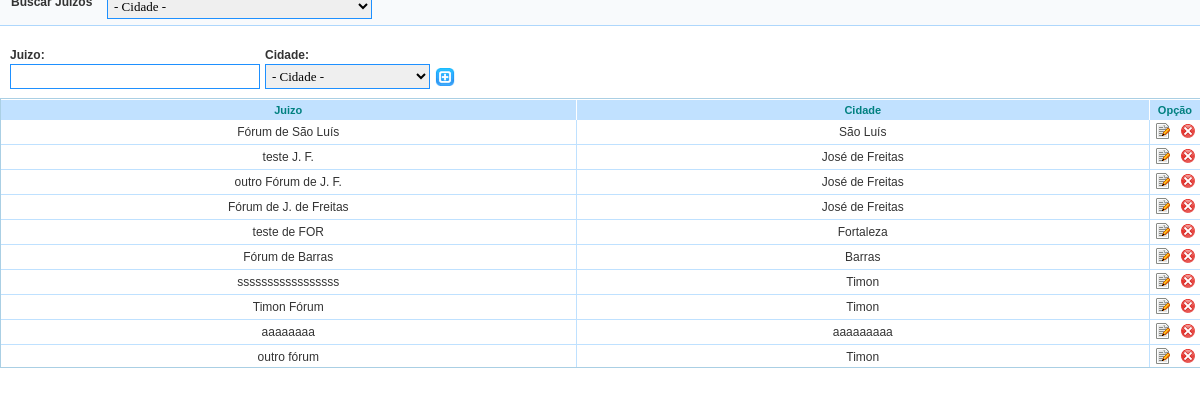
The app's page /classes/modelo/admin/controle/juizos/pop_up/NovoJuizo.php, older data.
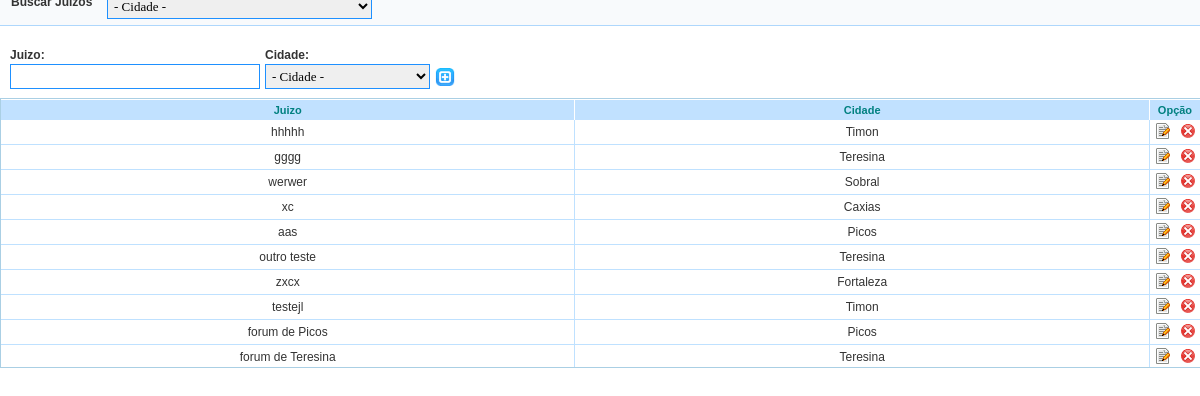
The same page, newer data.
### tables this page shows
CREATE TABLE `tbjuizo` (
  `idJuizo` int(11) NOT NULL auto_increment,
  `nome` varchar(45) default NULL,
  `fkCidade` int(11) NOT NULL,
  PRIMARY KEY  (`idJuizo`),
  KEY `fk_juizo_cidade1` (`fkCidade`),
  CONSTRAINT `fk_juizo_cidade1` FOREIGN KEY (`fkCidade`) REFERENCES `tbcidade` (`idCidade`) ON DELETE CASCADE ON UPDATE CASCADE
);

CREATE TABLE `tbcidade` (
  `idCidade` int(11) NOT NULL auto_increment,
  `nome` varchar(45) default NULL,
  `fkEstado` int(11) NOT NULL,
  PRIMARY KEY  (`idCidade`),
  KEY `fk_cidade_Estado1` (`fkEstado`),
  CONSTRAINT `fkEstado` FOREIGN KEY (`fkEstado`) REFERENCES `tbestado` (`idEstado`) ON DELETE NO ACTION ON UPDATE NO ACTION
);

### classes/modelo/admin/controle/juizos/pop_up/NovoJuizo.php (the view, shortened to what this page needs)
<?php
     $cidade = $_GET['cidade'];
     $consulta_cidade = $_GET['consulta_cidade'];
if($consulta_cidade =="yes"){
    $query_juizo_cidade = "select tbjuizo.nome as juizo, tbjuizo.idJuizo, tbCidade.idCidade, tbcidade.nome as cidade from tbcidade inner join tbjuizo on tbcidade.idCidade = tbjuizo.fkCidade where tbcidade.nome = '".$cidade."'order by tbjuizo.idJuizo desc";
    $resultado_juizo_cidade = mysql_query($query_juizo_cidade);
}else{
    $query_cidade_estado = "select tbjuizo.nome as juizo, tbjuizo.idJuizo, tbcidade.idCidade, tbcidade.nome as cidade from tbcidade inner join tbjuizo on tbcidade.idCidade = tbjuizo.fkCidade order by tbjuizo.idJuizo desc";
    $resultado_juizo_cidade = mysql_query($query_cidade_estado);
}
?>
<html xmlns="http://www.w3.org/1999/xhtml">
    <head>
        <link rel="stylesheet" type="text/css" href="../../../../../../css/admin/inserir.css"  media="screen"/>
        <link rel="stylesheet" type="text/css" href="../../../../../../css/admin/listar.css"  media="screen"/>
        <link rel="stylesheet" type="text/css" href="../../../../../../css/admin/format_campos.css"  media="screen"/>
        <link rel="stylesheet" type="text/css" href="../../../../../../css/admin/listar.css"  media="screen"/>
        <link rel="stylesheet" type="text/css" href="../../../../../../css/admin/generic.css"  media="screen"/>
    </head>
    <body>
        <div  class="field" style="display: block; background-color:#f8fafc; border: 1px solid #AED7FC; height: 28px; width: 100%; font-family: Arial; color: #333333; padding-top: 5px; padding-bottom: 3px;  font-size: 12px; margin-left: -10px; margin-top: -12px;">
            <b style="float: left; margin-left: 10px;">Buscar Juizos &nbsp</b>
            <select name="consulta_cidade"  style="width: 265px; margin-left: 8px; height: 25px;" class="input_text" ONCHANGE="location = this.options[this.selectedIndex].value;">
                <option value="0">   - Cidade -  </option>
            </select>
        </div>
        <form  method="get" action="NovoJuizo.php">
            <div class="container_field_new" style=" width: 100%;  background-color: white; height: 50px; margin-left: 10px;">
                <div class="field" style="margin-bottom: 7px; width: 250px; padding-right: 5px !important; padding-left: 0px !important">
                    <label for="formSaveJuizo_nome" class="lbl">Juizo:</label>
                    <input type="text" name="juizo" id="txtNome" size="60" class="input_text" style="width: 250px; text-align: left; height: 25px;"/>
                </div>
                <div class="field" style=" width: 170px !important;  padding-left: 5px;">
                    <label for="formSaveJuizo_cidade" class="lbl">Cidade:</label>
                    <select name="cidade"  style="width: 165px; height: 25px;" class="input_text">
                        <option value="0">   - Cidade -  </option>
                    </select>
                </div>
                <div class="field" style=" width: 50px !important; height: 25px !important; padding-top: 20px !important; padding-left: 0px !important;">
                    <input type="image" name="cadastro" src="../../../../../../img/admin/add_cidade.gif" value="cadastrar" style=" width:20px; cursor: pointer; color: #333333; " />
                </div>
            </div>
            <div class="container_field_new" id="scrollContainer">
                <table id="tablelist" summary="Listagem" class="tablelist" border="0" cellpadding="0" cellspacing="0" width="99%" style="padding: 0px 0px 0px 0px;">
                    <thead>
                        <tr id="list_fields">
                            <th width="50%">Juizo</th>
                            <th width="50%">Cidade</th>
                            <th width="50%">Opção</th>
                        </tr>
                    </thead>
                    <tbody>
                        <?php
                        while($lista_juizo_cidade = mysql_fetch_array($resultado_juizo_cidade)) {
                        ?>
                        <tr style="height:25px">
                            <td  class="lista"><label><?php echo $lista_juizo_cidade['juizo']; ?></label></td>
                            <td  class="lista"><label><?php echo $lista_juizo_cidade['cidade']; ?></label></td>
                            <td  class="lista"><a href="alterarJuizo.php?idJuizo=<?php echo $lista_juizo_cidade['idJuizo']; ?>&juizo=<?php echo $lista_juizo_cidade['juizo']; ?>&cidade=<?php echo $lista_juizo_cidade['idCidade']; ?>"><img src="../../../../../../img/admin/edit1.png" title="Alterar dados do juizo"/></a>&nbsp;&nbsp;&nbsp;<a href="excluirJuizo.php?idJuizo=<?php echo $lista_juizo_cidade['idJuizo']; ?>" onClick="return confirm('Tem certeza que quer EXCLUIR ESTE JUIZO?')"><img src="../../../../../../img/admin/delete_user.png" title="Excluir este juizo"/></a></td>
                        </tr>
                        <?php } ?>
                    </tbody>
                </table>
            </div>
        </form>
        <br /><br />
        <br /><br /><br /><br />
        <br />
    </body>
</html>

Row changes from the older to the newer data that the page shows:
removed tbjuizo: nome "Fórum de São Luís", fkCidade.nome "São Luís"
removed tbjuizo: nome "teste J. F.", fkCidade.nome "José de Freitas"
removed tbjuizo: nome "outro Fórum de J. F.", fkCidade.nome "José de Freitas"
removed tbjuizo: nome "Fórum de J. de Freitas", fkCidade.nome "José de Freitas"
removed tbjuizo: nome "teste de FOR", fkCidade.nome "Fortaleza"
removed tbjuizo: nome "Fórum de Barras", fkCidade.nome "Barras"
removed tbjuizo: nome "sssssssssssssssss", fkCidade.nome "Timon"
removed tbjuizo: nome "Timon Fórum", fkCidade.nome "Timon"
removed tbjuizo: nome "aaaaaaaa", fkCidade.nome "aaaaaaaaa"
removed tbjuizo: nome "outro fórum", fkCidade.nome "Timon"
now on this page (row edited): tbjuizo: nome "hhhhh", fkCidade.nome "Timon"
now on this page (row unchanged): tbjuizo: nome "gggg", fkCidade.nome "Teresina"
now on this page (row unchanged): tbjuizo: nome "werwer", fkCidade.nome "Sobral"
now on this page (row unchanged): tbjuizo: nome "xc", fkCidade.nome "Caxias"
now on this page (row unchanged): tbjuizo: nome "aas", fkCidade.nome "Picos"
now on this page (row unchanged): tbjuizo: nome "outro teste", fkCidade.nome "Teresina"
now on this page (row unchanged): tbjuizo: nome "zxcx", fkCidade.nome "Fortaleza"
now on this page (row unchanged): tbjuizo: nome "testejl", fkCidade.nome "Timon"
now on this page (row unchanged): tbjuizo: nome "forum de Picos", fkCidade.nome "Picos"
now on this page (row unchanged): tbjuizo: nome "forum de Teresina", fkCidade.nome "Teresina"
